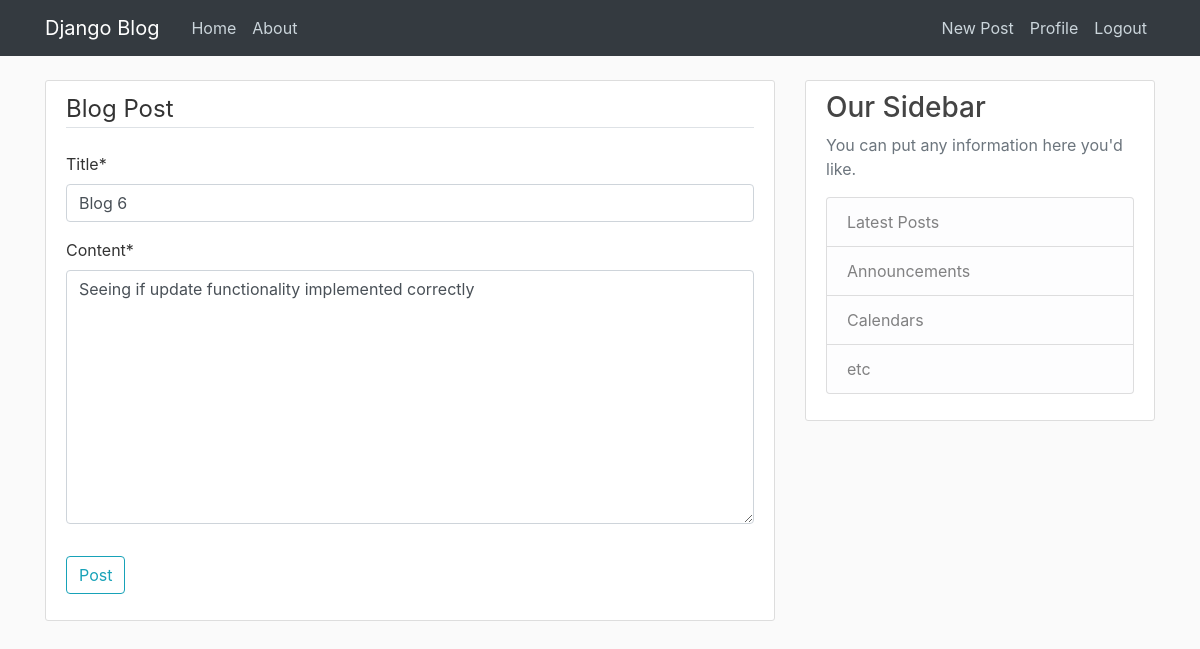
Page /post/6/update/ (signed in) on the committed database.
### blog/models.py (models this page shows, shortened)
class Post(models.Model):
    title = models.CharField(max_length = 100)      #characters field with max length rescription of 100
    content = models.TextField()
    date_posted = models.DateTimeField(default = timezone.now)
    last_modified = models.DateTimeField(auto_now= True) #every time post is changed this will be set the time it was sent
    author = models.ForeignKey(User, on_delete=models.CASCADE) #if user is deleted, delete the post as well

### blog/views.py (the view, shortened to what this page needs)
# urls.py: path('post/<int:pk>/update/', PostUpdateView.as_view(), name = 'post-update'),
class PostUpdateView(LoginRequiredMixin, UserPassesTestMixin, UpdateView):
    model = Post
    fields = ['title', 'content']
    success_url = '/'       # redirects back to whatever it is set to, in this case the homepage
    def test_func(self):                # this func + user passes mixin, prevents user from modifying a post that they didn't initially make
        post = self.get_object()
        if self.request.user == post.author:
            return True
        return False

### blog/templates/blog/post_form.html (shortened to what this page needs)
{% extends "blog/base.html" %}
{% load crispy_forms_tags %}
{% block content %}
    <div class = "content-section">
        <form method="POST">
            <fieldset class = "form-group">
                <legend class = "border-bottom mb-4">
                    Blog Post
                </legend>
                {{ form| crispy}}
            </fieldset>
            <div class = "form-group">
                <button class = "btn btn-outline-info" type = "submit">Post</button>
            </div>
        </form>
    </div>
{% endblock content %}

### blog/static/blog/main.css (style rules this page uses)
body { background: #fafafa; color: #333333; margin-top: 5rem; }
.content-section { background: #ffffff; padding: 10px 20px; border: 1px solid #dddddd; border-radius: 3px; margin-bottom: 20px; }

### rows in the picture
Post: title "Blog 6", content "Seeing if update functionality implemented correctly"
